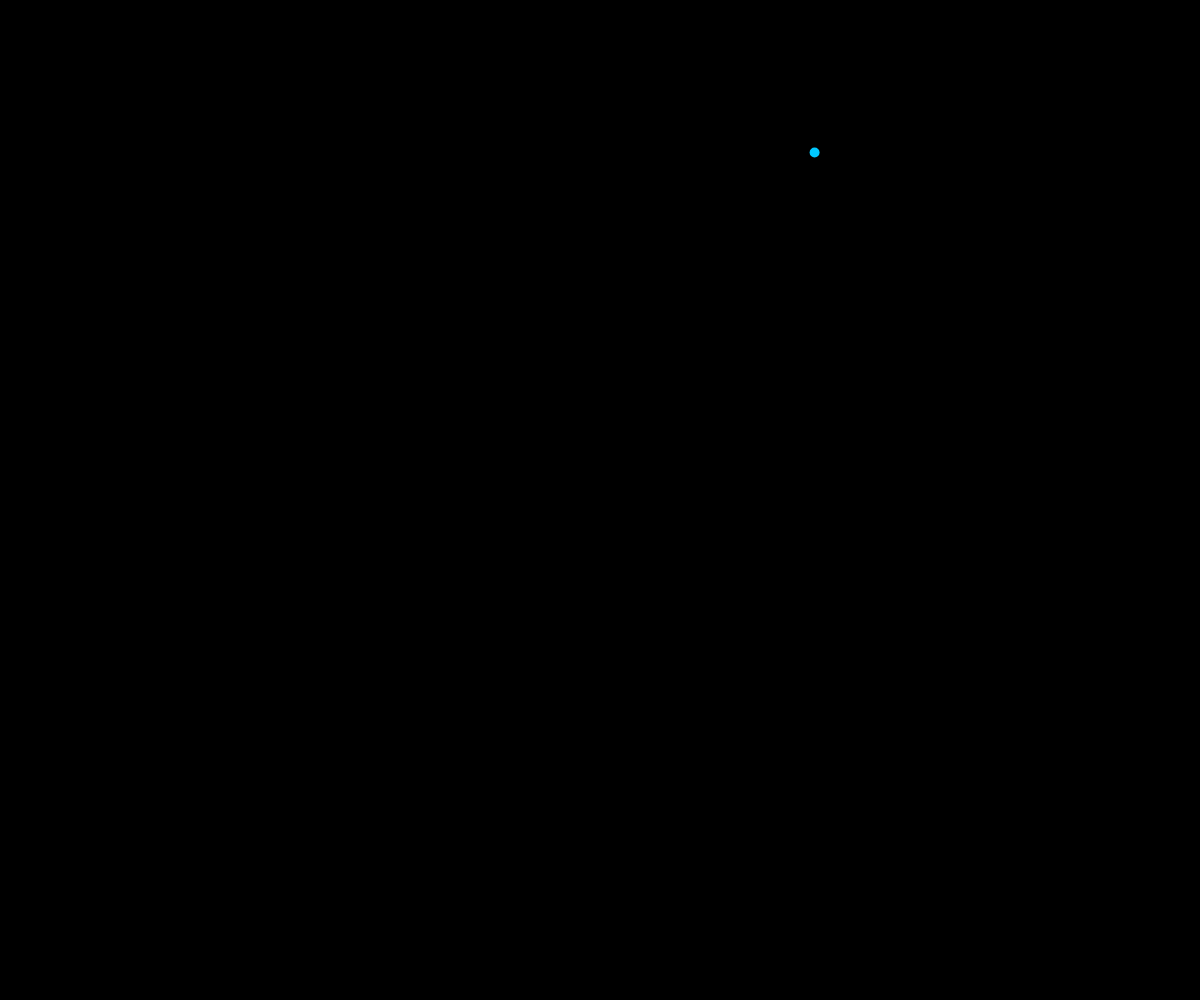
Frame 1 (no input)
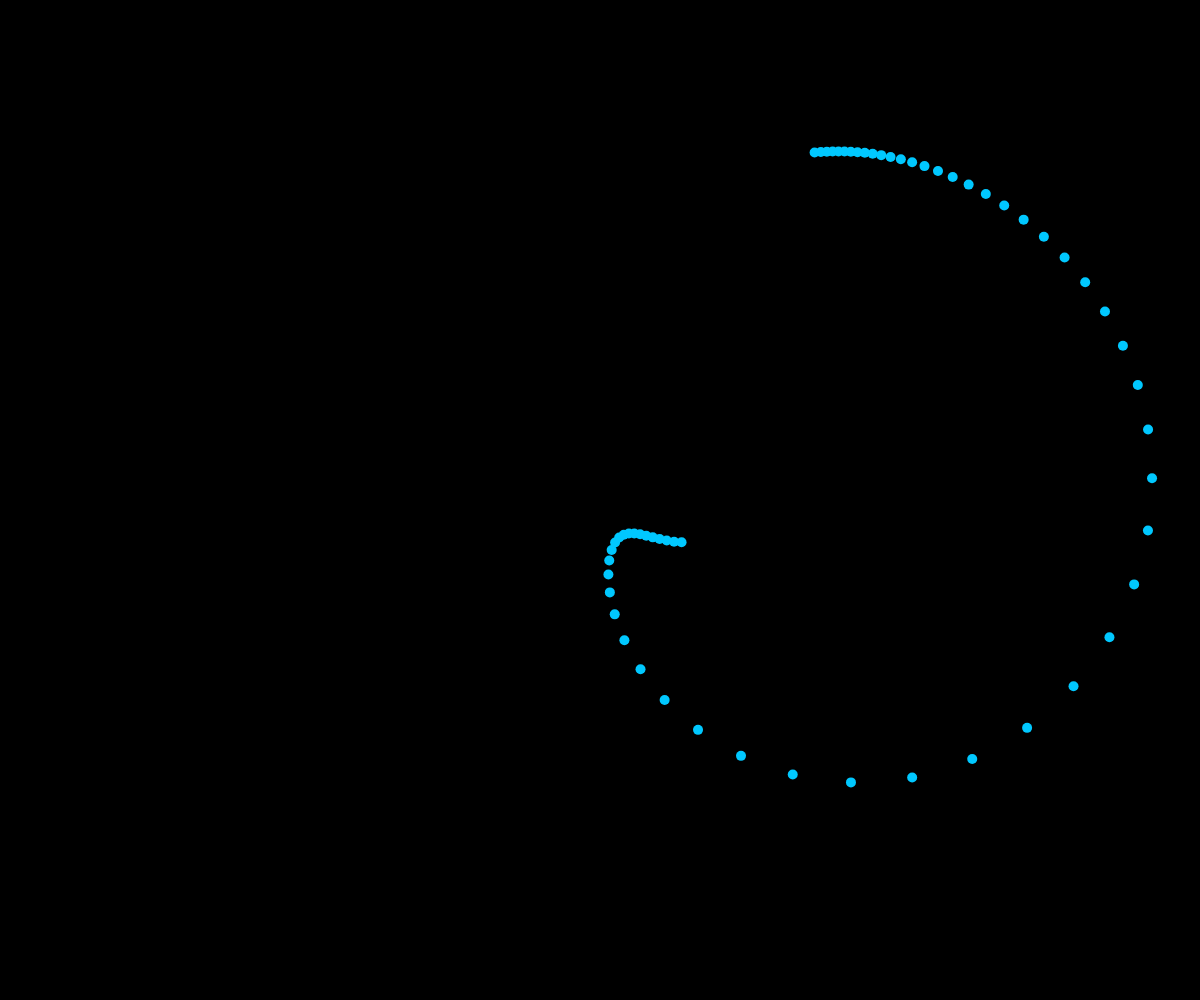
Frame 60 (no input)
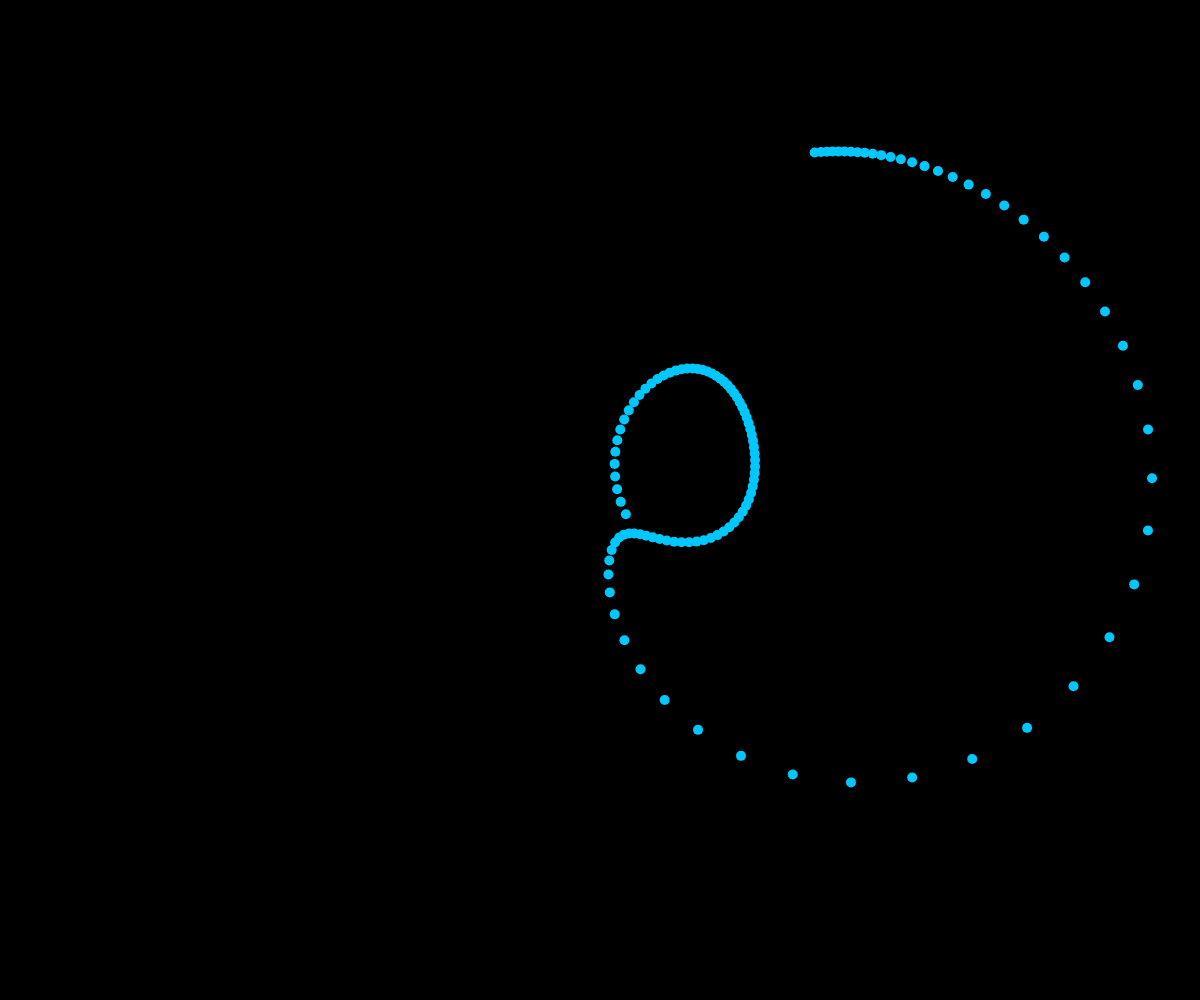
Frame 120 (the mouse pressed at the canvas centre since frame 60)

The p5.js sketch that drew these frames (run headless with seeded random() and noise() and a simulated clock; from frame 60 on, the mouse is pressed at the canvas centre):

// p5.js sketch
// ── sketch.js
//Jaime Villa
//1408893
//106 Final Project
//Lorenz Equations

var x, y, z;

var sigma = 10;
var rho = 28;
var beta = 8 / 3;
var s = 80;



function preload() {
}

function setup() {
  createCanvas(windowWidth, windowHeight);
  background(0);
  x = random(3);
  y = random(3);
  z = random(3);
}

var t = 5;
var dt = 0.01;

function Center_x(v) {//arbitrary constant here just to center things
  return windowWidth * (0.5 + x / s);
}
function Center_z(v) {
  return windowHeight * (10 + z)/ s;
}
function Center_y(v) {
  return windowHeight * (0.8 + y / s);
}

function draw() {
  var dx = sigma * (y - x);
  var dy = x * (rho - z) - y;
  var dz = x * y - beta * z;

  x += dx * dt;
  y += dy * dt;
  z += dz * dt;

  stroke('rgb(0,200,255)');
  strokeWeight(10);
  point(Center_y(y), Center_z(z));
}
